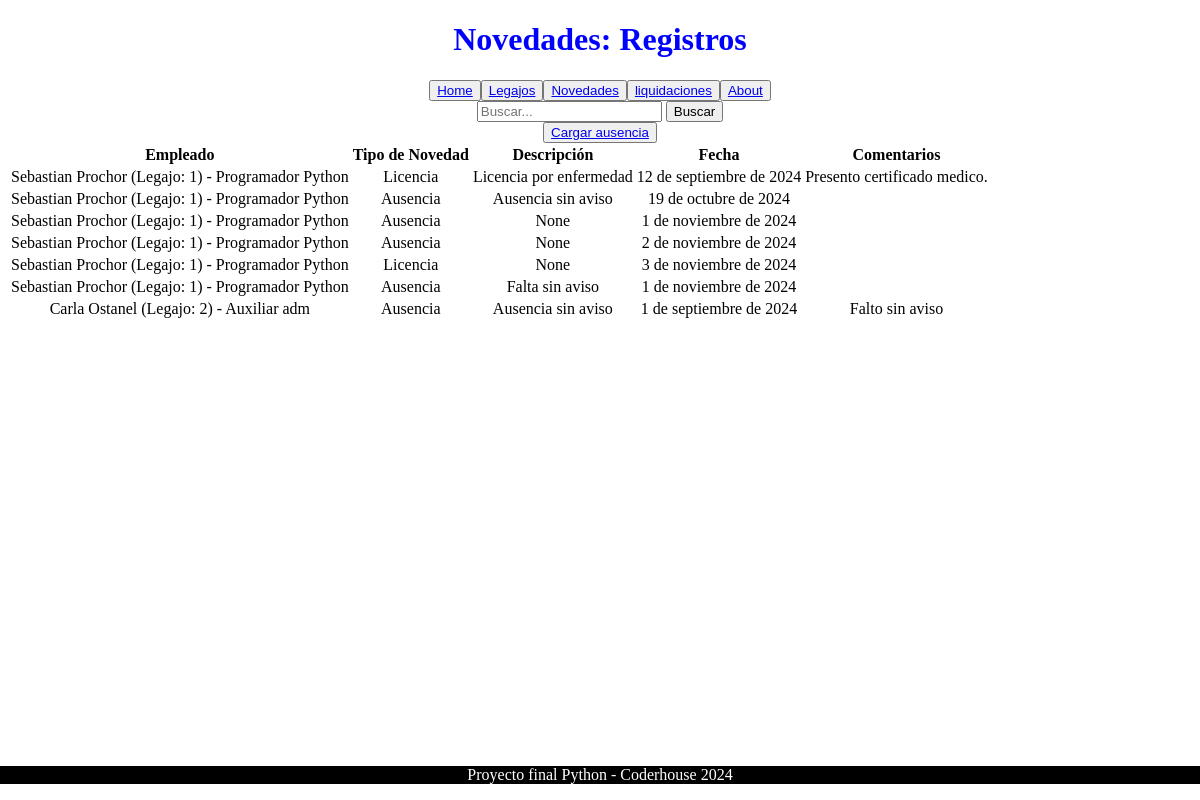
Before: /novedad/list with the older database file.
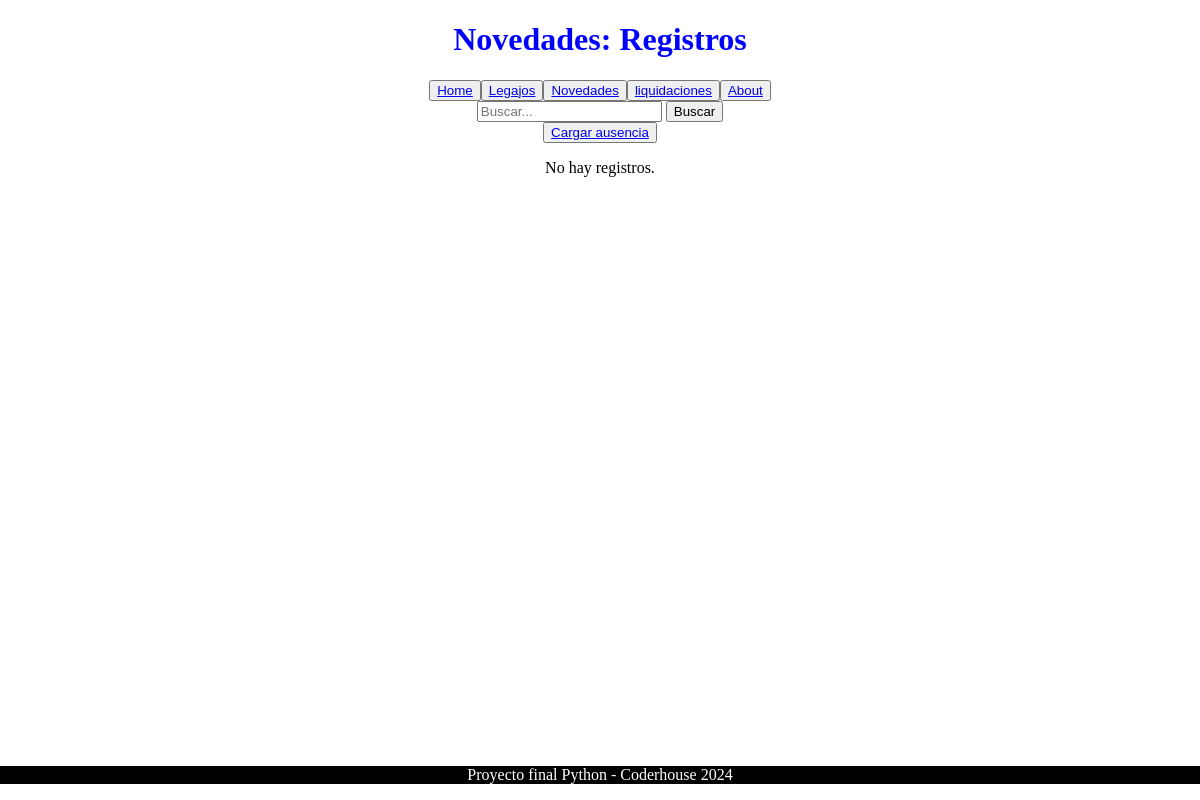
After: the same page with the newer database file.
### nominas/models.py (models this page shows, shortened)
class Novedad(models.Model):
    TIPO_NOVEDAD_CHOICES = [
        ('AS', 'Ausencia'),
        ('LI', 'Licencia'),
    ]
    empleado = models.ForeignKey('Empleado', on_delete=models.CASCADE)
    tipo_novedad = models.CharField(max_length=2, choices=TIPO_NOVEDAD_CHOICES)  # Tipo de novedad
    descripcion = models.CharField(max_length=255, blank=True, null=True)  # Descripción adicional (opcional)
    fecha = models.DateField()
    fecha_creacion = models.DateField(auto_now_add=True)  # Fecha de creación automática
    comentarios = models.TextField(blank=True, null=True)  # Comentarios adicionales (opcional)

class Empleado(models.Model):
    SEXO_CHOICES = [
        ('M', 'Masculino'),
        ('F', 'Femenino'),
    ]
    ESTADO_CHOICES = [
        ('A', 'Activo'),
        ('P', 'Pasivo'),
    ]
    MOD_CONTRATACION_CHOICES = [
        ('T', 'Temporal'),
        ('P', 'Permanente'),
    ]
    nro_legajo = models.AutoField(primary_key=True)
    nombre_empleado = models.CharField(max_length=50)
    apellido_empleado = models.CharField(max_length=50)
    dni = models.CharField(max_length=8)
    sexo_empleado = models.CharField(max_length=1, choices=SEXO_CHOICES)  # Elección entre Masculino y Femenino
    celular = models.CharField(max_length=30, blank=True, null=True)
    mail = models.CharField(max_length=50, blank=True, null=True)
    fecha_de_nacimiento = models.DateField(auto_now_add=False, auto_now=False, verbose_name='Fecha de Nacimiento')
    fecha_de_ingreso = models.DateField()
    fecha_de_egreso = models.DateField(blank=True, null=True)
    estado = models.CharField(max_length=1, choices=ESTADO_CHOICES)  # Elección entre Activo y Pasivo
    nacionalidad = models.CharField(max_length=100)  # Campo para ingresar el país a mano
    mod_contratacion = models.CharField(max_length=1, choices=MOD_CONTRATACION_CHOICES, blank=True, null=True)  # Elección entre Temporal y Permanente
    puesto = models.CharField(max_length=100)
    sueldo = models.DecimalField(max_digits=10, decimal_places=2)  # Sueldo en formato de moneda
    def __str__(self):
        return f'{self.nombre_empleado} {self.apellido_empleado} (Legajo: {self.nro_legajo}) - {self.puesto}'

### nominas/views.py (the view)
# urls.py: path("novedad/list", views.novedad_list, name="novedad_list"),
def novedad_list(request):
    query = request.GET.get("q")
    if query:
        novedades = Novedad.objects.filter(
            Q(empleado__nombre_empleado__icontains=query) | Q(empleado__apellido_empleado__icontains=query)
        )
    else:
        novedades = Novedad.objects.all()
    context = {"object_list": novedades}
    return render(request, "nominas/novedad_list.html", context)

### nominas/templates/nominas/novedad_list.html
{% extends 'core/base.html' %}
{% block header %}
Novedades: Registros
{% endblock header %}
{% block main %}
    <form action="{% url 'novedad_list' %}" method="get">
        <input type="text" name="q" placeholder="Buscar...">
        <button type="submit">Buscar</button>
    </form>
    <button>
        <a href="{% url 'novedad_create' %}">Cargar ausencia</a>
    </button>
    <div class="container">
        {% if object_list %}
            <table class="table">
                <thead>
                    <tr>
                        <th>Empleado</th>
                        <th>Tipo de Novedad</th>
                        <th>Descripción</th>
                        <th>Fecha</th>
                        <th>Comentarios</th>
                    </tr>
                </thead>
                <tbody>
                    {% for obj in object_list %}
                        <tr>
                            <td>{{ obj.empleado }}</td>
                            <td>{{ obj.get_tipo_novedad_display }}</td>
                            <td>{{ obj.descripcion }}</td>
                            <td>{{ obj.fecha }}</td>
                            <td>{{ obj.comentarios }}</td>
                        </tr>
                    {% endfor %}
                </tbody>
            </table>
        {% else %}
            <p>No hay registros.</p>
        {% endif %}
    </div>
{% endblock main %}

Changed rows visible on the page:
removed Novedad: empleado "Sebastian Prochor (Legajo: 1) - Programador Python", tipo_novedad "Licencia", descripcion "Licencia por enfermedad", fecha "12 de septiembre de 2024", comentarios "Presento certificado medico."
removed Novedad: empleado "Sebastian Prochor (Legajo: 1) - Programador Python", tipo_novedad "Ausencia", descripcion "Ausencia sin aviso", fecha "19 de octubre de 2024"
removed Novedad: empleado "Sebastian Prochor (Legajo: 1) - Programador Python", tipo_novedad "Ausencia", descripcion "None", fecha "1 de noviembre de 2024"
removed Novedad: empleado "Sebastian Prochor (Legajo: 1) - Programador Python", tipo_novedad "Ausencia", descripcion "None", fecha "2 de noviembre de 2024"
removed Novedad: empleado "Sebastian Prochor (Legajo: 1) - Programador Python", tipo_novedad "Licencia", descripcion "None", fecha "3 de noviembre de 2024"
removed Novedad: empleado "Sebastian Prochor (Legajo: 1) - Programador Python", tipo_novedad "Ausencia", descripcion "Falta sin aviso", fecha "1 de noviembre de 2024"
removed Novedad: empleado "Carla Ostanel (Legajo: 2) - Auxiliar adm", tipo_novedad "Ausencia", descripcion "Ausencia sin aviso", fecha "1 de septiembre de 2024", comentarios "Falto sin aviso"
Other visible differences:
text no longer shown: "Empleado Tipo de Novedad Descripción Fecha Comentarios"
text now shown: "No hay registros."
